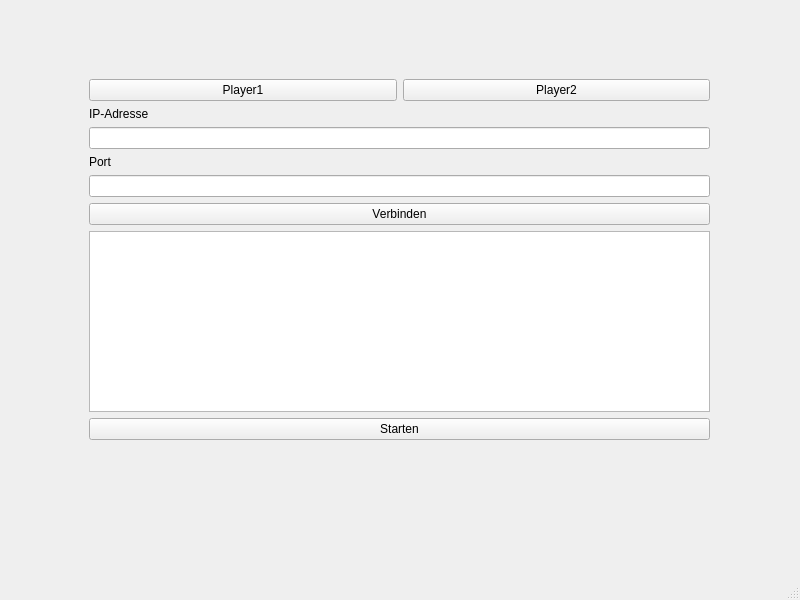
<?xml version="1.0" encoding="UTF-8"?>
<ui version="4.0">
 <class>GUI</class>
 <widget class="QMainWindow" name="GUI">
  <property name="geometry">
   <rect>
    <x>0</x>
    <y>0</y>
    <width>800</width>
    <height>600</height>
   </rect>
  </property>
  <property name="windowTitle">
   <string>GUI</string>
  </property>
  <widget class="QWidget" name="centralwidget">
   <widget class="QStackedWidget" name="sW">
    <property name="geometry">
     <rect>
      <x>19</x>
      <y>9</y>
      <width>771</width>
      <height>541</height>
     </rect>
    </property>
    <property name="currentIndex">
     <number>0</number>
    </property>
    <widget class="QWidget" name="page">
     <widget class="QWidget" name="verticalLayoutWidget">
      <property name="geometry">
       <rect>
        <x>70</x>
        <y>70</y>
        <width>621</width>
        <height>361</height>
       </rect>
      </property>
      <layout class="QVBoxLayout" name="verticalLayout">
       <item>
        <layout class="QHBoxLayout" name="horizontalLayout">
         <item>
          <widget class="QPushButton" name="pBServer">
           <property name="text">
            <string>Player1</string>
           </property>
          </widget>
         </item>
         <item>
          <widget class="QPushButton" name="pBClient">
           <property name="text">
            <string>Player2</string>
           </property>
          </widget>
         </item>
        </layout>
       </item>
       <item>
        <layout class="QVBoxLayout" name="verticalLayout_4">
         <item>
          <widget class="QLabel" name="label">
           <property name="text">
            <string>IP-Adresse</string>
           </property>
          </widget>
         </item>
         <item>
          <widget class="QLineEdit" name="lEIPAdresse"/>
         </item>
         <item>
          <widget class="QLabel" name="label_2">
           <property name="text">
            <string>Port</string>
           </property>
          </widget>
         </item>
         <item>
          <widget class="QLineEdit" name="lEPort"/>
         </item>
         <item>
          <widget class="QPushButton" name="pBVerbinden">
           <property name="text">
            <string>Verbinden</string>
           </property>
          </widget>
         </item>
         <item>
          <layout class="QVBoxLayout" name="verticalLayout_5">
           <item>
            <widget class="QTextBrowser" name="tB1"/>
           </item>
           <item>
            <widget class="QPushButton" name="pBStarten">
             <property name="text">
              <string>Starten</string>
             </property>
            </widget>
           </item>
          </layout>
         </item>
        </layout>
       </item>
      </layout>
     </widget>
    </widget>
    <widget class="QWidget" name="page_2">
     <widget class="QWidget" name="verticalLayoutWidget_3">
      <property name="geometry">
       <rect>
        <x>20</x>
        <y>20</y>
        <width>731</width>
        <height>511</height>
       </rect>
      </property>
      <layout class="QVBoxLayout" name="verticalLayout_3">
       <property name="sizeConstraint">
        <enum>QLayout::SetDefaultConstraint</enum>
       </property>
       <item>
        <widget class="QLabel" name="rolle">
         <property name="styleSheet">
          <string notr="true">font: 20pt &quot;Arial&quot;;
background-color: rgb(156, 189, 230);</string>
         </property>
         <property name="frameShape">
          <enum>QFrame::Box</enum>
         </property>
         <property name="frameShadow">
          <enum>QFrame::Plain</enum>
         </property>
         <property name="text">
          <string/>
         </property>
         <property name="alignment">
          <set>Qt::AlignCenter</set>
         </property>
        </widget>
       </item>
       <item>
        <layout class="QHBoxLayout" name="horizontalLayout_5">
         <item>
          <widget class="QLabel" name="label_3">
           <property name="text">
            <string>Gegner</string>
           </property>
          </widget>
         </item>
         <item>
          <widget class="QLabel" name="label_4">
           <property name="text">
            <string>Selbst</string>
           </property>
          </widget>
         </item>
        </layout>
       </item>
       <item>
        <layout class="QHBoxLayout" name="horizontalLayout_3">
         <item>
          <layout class="QGridLayout" name="Board1">
           <property name="spacing">
            <number>0</number>
           </property>
          </layout>
         </item>
         <item>
          <widget class="Line" name="line">
           <property name="orientation">
            <enum>Qt::Vertical</enum>
           </property>
          </widget>
         </item>
         <item>
          <layout class="QGridLayout" name="Board2">
           <property name="spacing">
            <number>0</number>
           </property>
          </layout>
         </item>
        </layout>
       </item>
       <item>
        <layout class="QHBoxLayout" name="horizontalLayout_2" stretch="0,0">
         <property name="sizeConstraint">
          <enum>QLayout::SetDefaultConstraint</enum>
         </property>
         <item>
          <widget class="QTextBrowser" name="textBrowser"/>
         </item>
         <item>
          <layout class="QVBoxLayout" name="verticalLayout_6">
           <item>
            <widget class="QPushButton" name="pBRandomPlace">
             <property name="text">
              <string>Zufällig Platzieren</string>
             </property>
            </widget>
           </item>
           <item>
            <widget class="QPushButton" name="pBrC">
             <property name="text">
              <string>Zufällig Schießen</string>
             </property>
            </widget>
           </item>
           <item>
            <widget class="QPushButton" name="pBBeenden">
             <property name="mouseTracking">
              <bool>false</bool>
             </property>
             <property name="styleSheet">
              <string notr="true"/>
             </property>
             <property name="text">
              <string>Aufgeben</string>
             </property>
             <property name="flat">
              <bool>false</bool>
             </property>
            </widget>
           </item>
           <item>
            <widget class="QPushButton" name="pBClose">
             <property name="text">
              <string>Schließen</string>
             </property>
            </widget>
           </item>
          </layout>
         </item>
        </layout>
       </item>
      </layout>
     </widget>
    </widget>
    <widget class="QWidget" name="page_3"/>
   </widget>
  </widget>
  <widget class="QMenuBar" name="menubar">
   <property name="geometry">
    <rect>
     <x>0</x>
     <y>0</y>
     <width>800</width>
     <height>24</height>
    </rect>
   </property>
  </widget>
  <widget class="QStatusBar" name="statusbar"/>
 </widget>
 <resources/>
 <connections>
  <connection>
   <sender>pBClose</sender>
   <signal>clicked()</signal>
   <receiver>GUI</receiver>
   <slot>close()</slot>
   <hints>
    <hint type="sourcelabel">
     <x>728</x>
     <y>384</y>
    </hint>
    <hint type="destinationlabel">
     <x>685</x>
     <y>629</y>
    </hint>
   </hints>
  </connection>
 </connections>
</ui>
